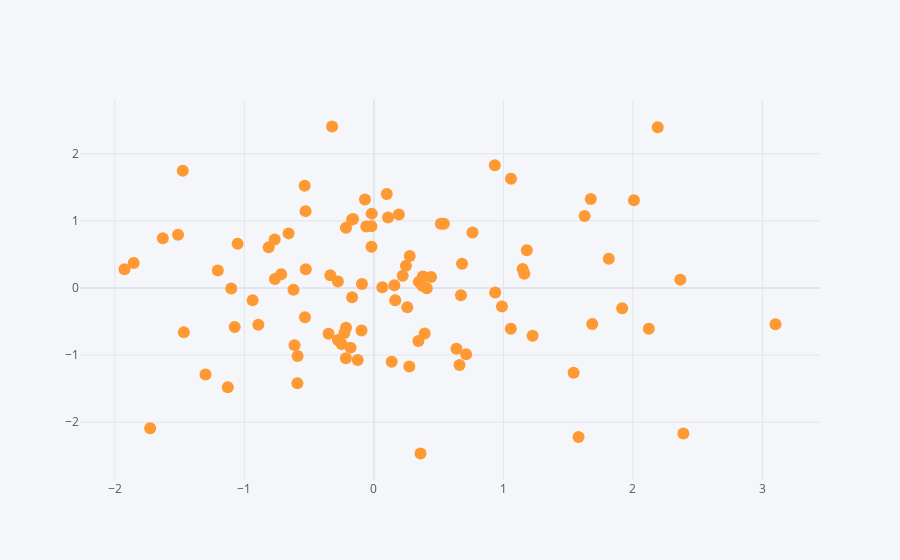

This figure's notebook cell:
### Code cell
df.iplot(x = 'A',y = 'B',mode = 'markers')
